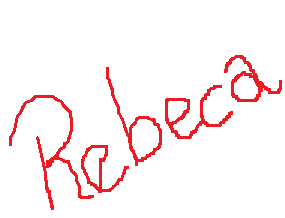
#> input picture Pictures/ENCRIPTADO.png, 285 x 218 px, found by its file name
$ jupyter execute --allow-errors Laboratorio3.ipynb
#> lines starting #> are read from the running program, lines starting #| are printed output that depends on the picture; after the words box and inside, x2 and y2 are one past the last pixel; in counts of white or black regions, pixels touching at a corner belong together
[cell 1]
import cv2
import numpy as np
import matplotlib.pyplot as plt

[cell 2]
from google.colab import drive
drive.mount('/content/drive')

Implementa una función con la forma mostrada en la figura 1, para modificar una imagen arbitraria.

[cell 3]
funcion = np.arange(256)
funcion[100: 130]=180

plt.plot(funcion)
#> figure, not shown here; curve peaks at x = 255, y = 255

[cell 4]
#A menos que se refiera a que en base a la funcion anterior tu ingreses cualquier imagen
imgData = "../content/drive/MyDrive/LAB3 PDSEI/ENCRIPTADO.png"

[cell 5]
funcion_ejemplo = np.arange(256)
funcion_ejemplo[100: 130]=180


img = cv2.imread(imgData,0)
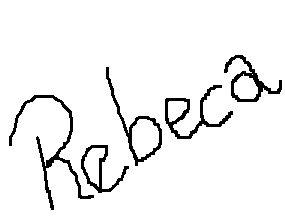
#> img: shape (218, 285); values 138 (black) and 255 (white), 94.4% white; 5 black regions, box (x1, y1, x2, y2) and area: (9, 95, 94, 210) 991, (165, 85, 233, 139) 735, (224, 55, 282, 102) 641, (106, 67, 162, 166) 640, (81, 145, 129, 193) 503
img_out = np.empty_like(img)
for m in range(img.shape[0]):
  for n in range(img.shape[1]):
    img_out[m,n] = funcion_ejemplo[img[m,n]]
#img.shape te da una tupal, primero filas, segundo columnas

#plt.plot(funcion_ejemplo)
plt.imshow(img_out, cmap='gray', vmin=0, vmax=255)

#ENCRIPTADO

Encripta un mensaje en dentro de una imagen usando descomposición en capas de bits. Al descomponer la imagen se debe apreciar el resultado mostrado en la figura

[cell 6]
mensaje = "../content/drive/MyDrive/LAB3 PDSEI/ENCRIPTADO.png"

[cell 7]
message = cv2.imread(mensaje, 0)
message_resize_lancz = cv2.resize(message, None, fx=1.403, fy=2.292, interpolation=cv2.INTER_LANCZOS4)
#Para aumento o reduccion es hasta el 3er decimal
print(message.shape)
#| (218, 285)
print(message_resize_lancz.shape)
#| (500, 400)
plt.imshow(message_resize_lancz, cmap='gray')

[cell 8]
mes = message_resize_lancz
men7 = cv2.bitwise_and(mes, 128)
#> men7: shape (500, 400); values 0 (black) and 128 (white), 99.2% white; black in thin lines or dots, all inside (x1, y1, x2, y2) = (13, 127, 395, 480)
men6 = cv2.bitwise_and(mes, 64)
#> men6: shape (500, 400); values 0 (black) and 64 (white), 95.3% white; 11 black regions (6 under 20 px), largest, box (x1, y1, x2, y2) and area: (13, 218, 132, 481) 2687, (231, 195, 327, 319) 1962, (314, 126, 396, 234) 1715, (149, 154, 227, 380) 1677, (114, 332, 181, 442) 1357
men5 = cv2.bitwise_and(mes, 32)
#> men5: shape (500, 400); values 0 (black) and 32 (white), 95.3% white; 59 black regions (54 under 20 px), largest, box (x1, y1, x2, y2) and area: (12, 217, 132, 482) 2578, (231, 194, 327, 319) 1951, (148, 153, 228, 378) 1753, (314, 126, 396, 234) 1665, (113, 333, 181, 443) 1345
men4 = cv2.bitwise_and(mes, 16)
#> men4: shape (500, 400); values 0 (black) and 16 (white), 95.7% white; black in thin lines or dots, all inside (x1, y1, x2, y2) = (12, 125, 396, 482)
men3 = cv2.bitwise_and(mes, 8)
men2 = cv2.bitwise_and(mes, 4)
#> men2: shape (500, 400); values 0 (black) and 4 (white), 94.8% white; black in thin lines or dots, all inside (x1, y1, x2, y2) = (9, 121, 399, 486)
men1 = cv2.bitwise_and(mes, 2)
#> men1: shape (500, 400); values 0 (black) and 2 (white), 95% white; black in thin lines or dots, all inside (x1, y1, x2, y2) = (9, 121, 399, 487)
men0 = cv2.bitwise_and(mes, 1)
#> men0: shape (500, 400); values 0 (black) and 1 (white), 94.7% white; black in thin lines or dots, all inside (x1, y1, x2, y2) = (9, 120, 399, 487)

plt.figure(figsize=(15,10))
plt.subplot(331)
plt.imshow(men0, cmap='gray')
plt.subplot(332)
plt.imshow(men1, cmap='gray')
plt.subplot(333)
plt.imshow(men2, cmap='gray')
plt.subplot(334)
plt.imshow(men3, cmap='gray')
plt.subplot(335)
plt.imshow(men4, cmap='gray')
plt.subplot(336)
plt.imshow(men5, cmap='gray')
plt.subplot(337)
plt.imshow(men6, cmap='gray')
plt.subplot(338)
plt.imshow(men7, cmap='gray')
plt.subplot(338)
plt.imshow(mes, cmap='gray', vmin=0,vmax=255)

[cell 9]
img_mensaje = men7 + men6
plt.imshow(img_mensaje, cmap='gray',vmin=0,vmax=255)

[cell 10]
foto = '../content/drive/MyDrive/LAB3 PDSEI/condor.jpg'

[cell 11]
foto2 = cv2.imread(foto, 0)
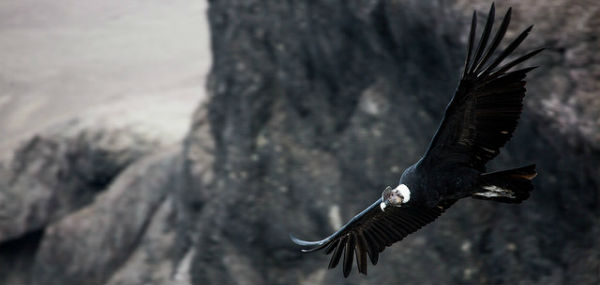
#> input picture Pictures/condor.jpg, 600 x 285 px, found by its file name
#> foto2: shape (285, 600); min 0, max 255, mean 81
foto2_INTER_LANCZOS4 = cv2.resize(foto2, None, fx=0.667, fy=1.755, interpolation=cv2.INTER_LANCZOS4)
print(foto2.shape)
#| (285, 600)
print(foto2_INTER_LANCZOS4.shape)
#| (500, 400)
plt.imshow(foto2_INTER_LANCZOS4, cmap='gray')

[cell 12]
photo = foto2_INTER_LANCZOS4
ph7 = cv2.bitwise_and(photo, 128)
#> ph7: shape (500, 400); values 0 (black) and 128 (white), 20.2% white; 45 white regions (21 under 20 px), largest, box (x1, y1, x2, y2) and area: (0, 0, 142, 366) 36829, (103, 444, 128, 500) 613, (126, 253, 142, 303) 430
ph6 = cv2.bitwise_and(photo, 64)
#> ph6: shape (500, 400); values 0 (black) and 64 (white), 39.6% white; 159 white regions (112 under 20 px), largest, box (x1, y1, x2, y2) and area: (0, 0, 277, 500) 45783, (44, 0, 140, 253) 15785, (261, 0, 400, 88) 6278
ph5 = cv2.bitwise_and(photo, 32)
#> ph5: shape (500, 400); values 0 (black) and 32 (white), 46.8% white; 321 white regions (207 under 20 px), largest, box (x1, y1, x2, y2) and area: (0, 0, 144, 458) 26914, (156, 0, 313, 377) 24661, (259, 345, 400, 500) 12078
ph4 = cv2.bitwise_and(photo, 16)
#> ph4: shape (500, 400); values 0 (black) and 16 (white), 46.9% white; 552 white regions (370 under 20 px), largest, box (x1, y1, x2, y2) and area: (0, 0, 173, 500) 29084, (323, 39, 400, 478) 12594, (146, 129, 288, 500) 10277
ph3 = cv2.bitwise_and(photo, 8)
#> ph3: shape (500, 400); values 0 (black) and 8 (white), 49.6% white; 607 white regions (477 under 20 px), largest, box (x1, y1, x2, y2) and area: (0, 0, 400, 500) 84625, (343, 337, 397, 500) 1652, (331, 209, 372, 329) 1090
ph2 = cv2.bitwise_and(photo, 4)
#> ph2: shape (500, 400); values 0 (black) and 4 (white), 49.8% white in thin lines or dots
ph1 = cv2.bitwise_and(photo, 2)
#> ph1: shape (500, 400); values 0 (black) and 2 (white), 49.9% white in thin lines or dots
ph0 = cv2.bitwise_and(photo, 1)
#> ph0: shape (500, 400); values 0 (black) and 1 (white), 49.9% white in thin lines or dots

plt.figure(figsize=(15,10))
plt.subplot(331)
plt.imshow(ph0, cmap='gray')
plt.subplot(332)
plt.imshow(ph1, cmap='gray')
plt.subplot(333)
plt.imshow(ph2, cmap='gray')
plt.subplot(334)
plt.imshow(ph3, cmap='gray')
plt.subplot(335)
plt.imshow(ph4, cmap='gray')
plt.subplot(336)
plt.imshow(ph5, cmap='gray')
plt.subplot(337)
plt.imshow(ph6, cmap='gray')
plt.subplot(338)
plt.imshow(ph7, cmap='gray')
plt.subplot(338)
plt.imshow(photo, cmap='gray', vmin=0,vmax=255)

[cell 13]
img_photo = ph7 + ph6 + ph5 + ph4 + ph3
plt.imshow(img_photo, cmap='gray',vmin=0,vmax=255)

[cell 14]
foto_encriptada = men3 + men2 + men1  + ph7 + ph6 + ph5 + ph4 + ph3
plt.imshow(foto_encriptada, cmap='gray',vmin=0,vmax=255)

[cell 15]
photo2 = foto_encriptada
pho7 = cv2.bitwise_and(photo2, 128)
#> pho7: shape (500, 400); values 0 (black) and 128 (white), 21.5% white; 72 white regions (48 under 20 px), largest, box (x1, y1, x2, y2) and area: (0, 0, 142, 403) 39065, (102, 440, 129, 500) 723, (76, 441, 98, 495) 570
pho6 = cv2.bitwise_and(photo2, 64)
#> pho6: shape (500, 400); values 0 (black) and 64 (white), 49.4% white; 174 white regions (136 under 20 px), largest, box (x1, y1, x2, y2) and area: (0, 0, 284, 500) 58146, (34, 0, 140, 255) 20229, (260, 0, 400, 117) 7918
pho5 = cv2.bitwise_and(photo2, 32)
#> pho5: shape (500, 400); values 0 (black) and 32 (white), 44.4% white; 464 white regions (352 under 20 px), largest, box (x1, y1, x2, y2) and area: (0, 0, 145, 467) 22599, (189, 0, 315, 371) 19224, (272, 337, 400, 500) 12462
pho4 = cv2.bitwise_and(photo2, 16)
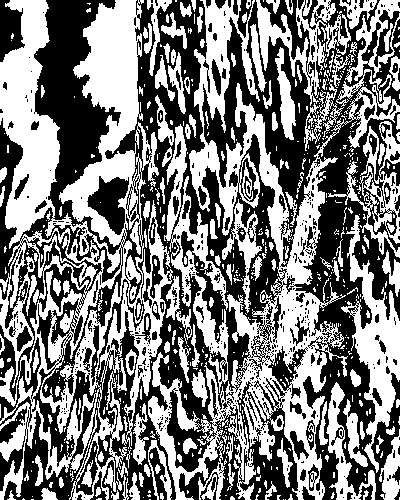
#> pho4: shape (500, 400); values 0 (black) and 16 (white), 48.8% white; 616 white regions (464 under 20 px), largest, box (x1, y1, x2, y2) and area: (0, 0, 173, 500) 35962, (148, 0, 400, 500) 25453, (341, 215, 400, 473) 4738
pho3 = cv2.bitwise_and(photo2, 8)
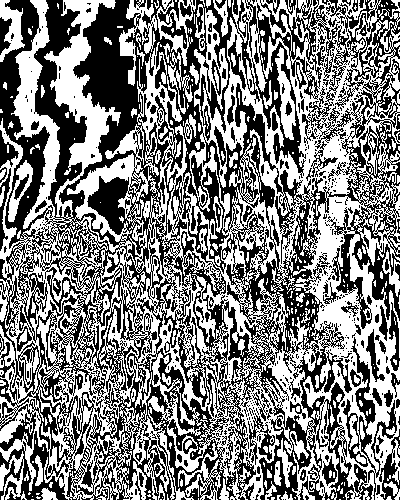
#> pho3: shape (500, 400); values 0 (black) and 8 (white), 50.1% white; 644 black regions (531 under 20 px), largest, box (x1, y1, x2, y2) and area: (0, 0, 400, 500) 87083, (343, 337, 397, 500) 1652, (379, 429, 400, 500) 560
pho2 = cv2.bitwise_and(photo2, 4)
pho1 = cv2.bitwise_and(photo2, 2)
pho0 = cv2.bitwise_and(photo2, 1)
#> pho0: shape (500, 400); every value is 0

plt.figure(figsize=(15,10))
plt.subplot(331)
plt.imshow(pho0, cmap='gray')
plt.subplot(332)
plt.imshow(pho1, cmap='gray')
plt.subplot(333)
plt.imshow(pho2, cmap='gray')
plt.subplot(334)
plt.imshow(pho3, cmap='gray')
plt.subplot(335)
plt.imshow(pho4, cmap='gray')
plt.subplot(336)
plt.imshow(pho5, cmap='gray')
plt.subplot(337)
plt.imshow(pho6, cmap='gray')
plt.subplot(338)
plt.imshow(pho7, cmap='gray')
plt.subplot(338)
plt.imshow(photo2, cmap='gray', vmin=0,vmax=255)

Implementa el algoritmo de especificación de histograma de una imagen en escala de grises, cuyo procedimiento se resume en la figura 3

[cell 16]
IMAGEN_BASE_MACHU_PICHU = "../content/drive/MyDrive/LAB3 PDSEI/machu_pichu.jpg"
IMAGEN_MODIFICAR_SACSAYHUAMAN = "/content/drive/MyDrive/LAB3 PDSEI/Sacsayhuaman.png"

[cell 17]
#SE LEE LA IMAGEN DE BASE Y SE PASA A ESCALA DE GRISES
IMAGEN_BASE = cv2.imread(IMAGEN_BASE_MACHU_PICHU, 0)
#> (the rest of this cell did not finish here and is left out)

#> (a cell that did not finish here is left out)

#> (a cell that did not finish here is left out)

[cell 20]
color = ('r*', 'gs', 'b@')
#> (the rest of this cell did not finish here and is left out)

[cell 21]
#SE LEE LA IMAGEN A MODIFICAR Y SE PASA A ESCALA DE GRISES
IMAGEN_MOD = cv2.imread(IMAGEN_MODIFICAR_SACSAYHUAMAN,0)
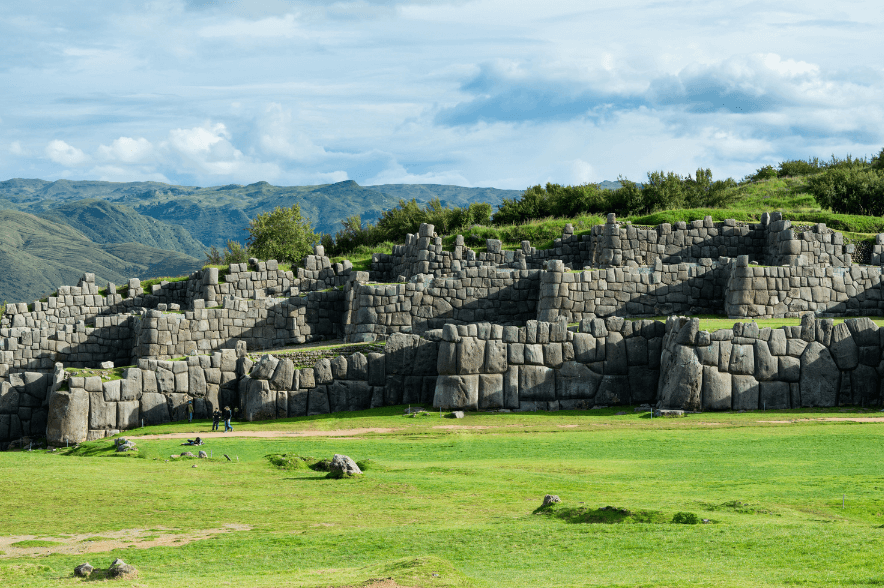
#> input picture Pictures/Sacsayhuaman.png, 884 x 588 px, found by its file name
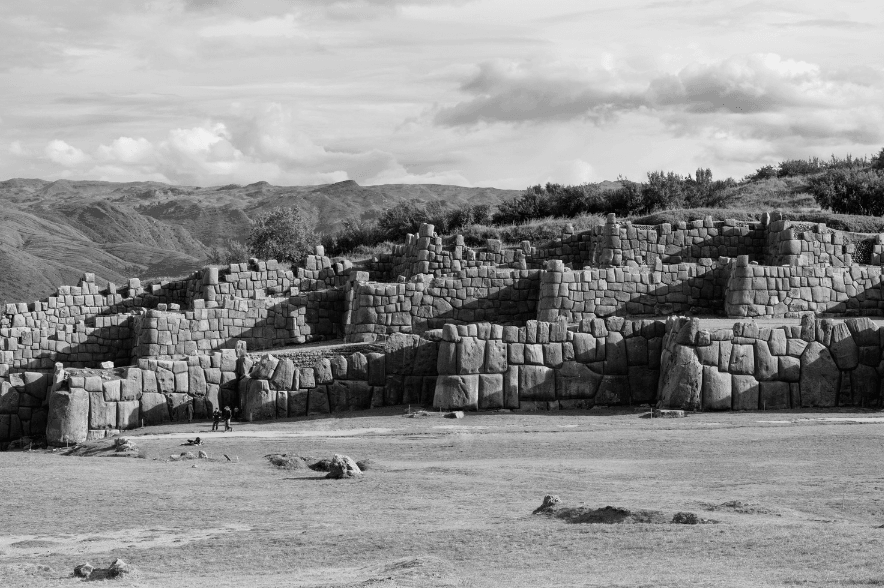
#> IMAGEN_MOD: shape (588, 884); min 5, max 240, mean 144.5
IMAGEN_MOD_GRAY = cv2.cvtColor(IMAGEN_MOD, cv2.COLOR_BGR2RGB)
np.histogram (IMAGEN_MOD_GRAY, 256, [0,256])

[cell 22]
plt.imshow(IMAGEN_MOD_GRAY)

[cell 23]
#HISTOGRAMA DE LA IMAGEN A MODIFICAR
hist1, bins1 = np.histogram (IMAGEN_MOD_GRAY, 256, [0,256])
#> hist1 = 256 values, max 51972 at index 206, min 0 at index 0, mean 6091.3; bins1 = 257 values from 0 to 256
plt.bar(np.arange(256), hist1)
plt.show()
#> figure, not shown here; tallest bar 51972 high, from x = 205.6 to 206.4

[cell 24]
color = ('r*', 'gs', 'b@')
for i, col in enumerate(color):
    hist=cv2.calcHist([IMAGEN_MOD_GRAY], [0], None,[256], [0,256])
#       LA IMAGEN SE TOMA DEL PLOTEO ANTERIOR
    plt.plot(hist)
#> figure, not shown here; curve peaks at x = 206, y = 17324; curve peaks at x = 206, y = 17324; curve peaks at x = 206, y = 17324

#> (a cell that did not finish here is left out)

#> (a cell that did not finish here is left out)

#> (a cell that did not finish here is left out)

#TEST DE COMPROBACION

##Averigüe como crear un histograma en 2d con OpenCV.

[cell 28]
#OpenCV
img2= cv2.imread('../Imagenes/delfin.jpg')
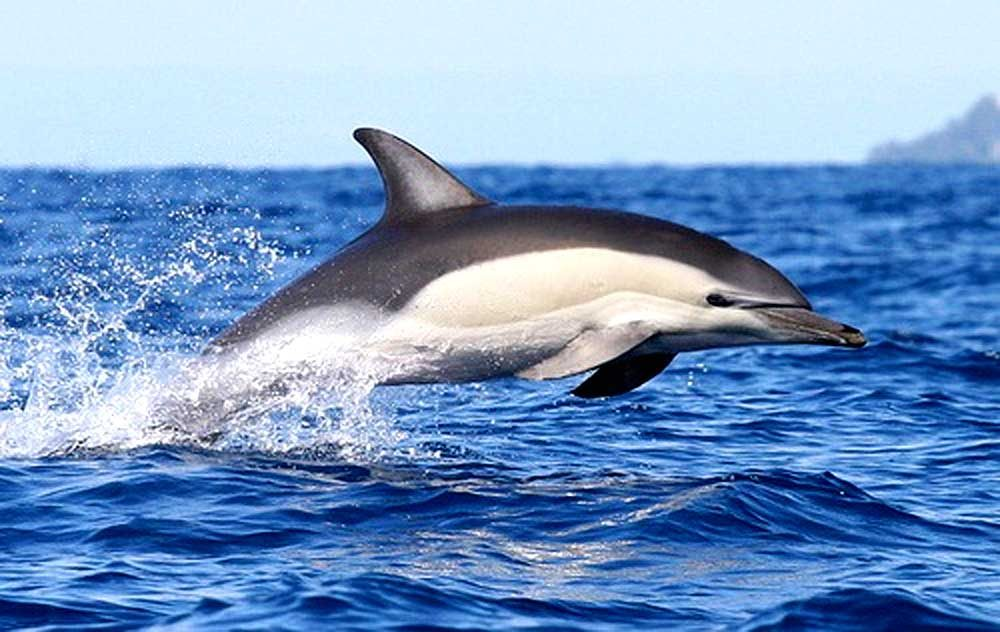
#> input picture Imagenes/delfin.jpg, 1000 x 632 px, found by its file name
#> img2 is the input picture: shape (632, 1000, 3); mean B, G, R 198.2, 154.2, 119.4
cv2.imshow('Image', img2)
cv2.waitKey(0)

channels = cv2.split(img2)
channel_pairs = [(channels[1], channels[0]), (channels[1], channels[2]), (channels[0], channels[2])]
pairs_titles=['G&B','G&R','B&R']

fig = plt.figure()

for position, (chs, title) in enumerate (zip (channel_pairs, pairs_titles), start=1):
    # Añadimos un subgráfico correspondiente al par actual.
    ax = fig.add_subplot(130+ position)

    # Calculamos el histograma
    histogram = cv2.calcHist(chs, [0, 1], None, [32, 32], [0, 256, 0, 256])
    # Dibujamos el histograma y lo titulamos.
    p = ax.imshow(histogram, interpolation="nearest")
    ax.set_title(f'20 Hist. de {title}')

    # Añadimos a la leyenda una barra de color para ayudarnos a interpretar el histograma.
    plt.colorbar(p)
#> this loop made 3 passes
#> title on passes 1 to 3: 'G&B', 'G&R', 'B&R'
#> pass 1, `histogram = cv2.calcHist(chs, [0, 1], None, [32, 32], [0, 256, 0, 256])`:
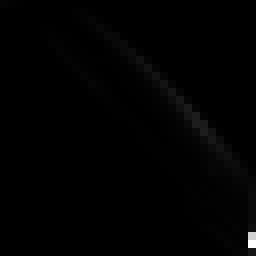
#> histogram: shape (32, 32) float32 (shown 8 times larger); min 0, max 86378, mean 617.2; drawn with min black and max white
# Mostramos el resultado.
plt.show()
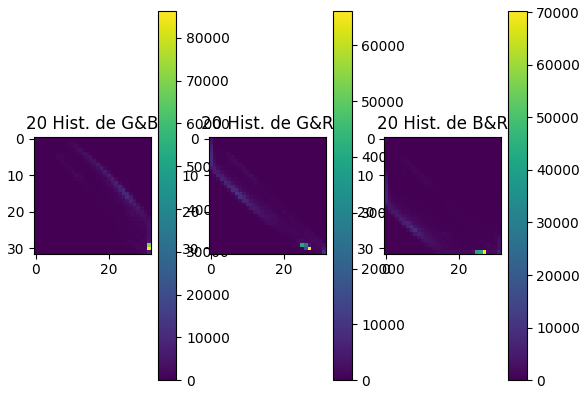
#> figure drawn by matplotlib, 6 panels
#Imprimimos las dimensiones del histograma.
print(f'Histograma 20 de dimensiones {histogram.shape} con un total de {histogram.flatten().shape[0]} valores.')
#| Histograma 20 de dimensiones (32, 32) con un total de 1024 valores.

# Cerramos Los gráficos y ventanas creadas.
plt.close()
cv2.destroyAllWindows()

[cell 29]
#OpenCV (otra forma)
img2= cv2.imread('../Imagenes/delfin.jpg')
channels = cv2.split(img2)
colors = ("b", "g", "r")        # Inicializar una tupla
plt.figure()
plt.title("Color de Histograma")
plt.xlabel("Bins")
plt.ylabel("Numero de Pixeles")

for (i, col) in zip(channels, colors):       # Recorrer los canales de la imagen
    hist = cv2.calcHist([i], [0], None, [256], [0, 256])   # Crear un histograma para el canal actual
    plt.plot(hist, color = col)      # Plotea el histograma
    plt.xlim([0, 256])
#> this loop made 3 passes
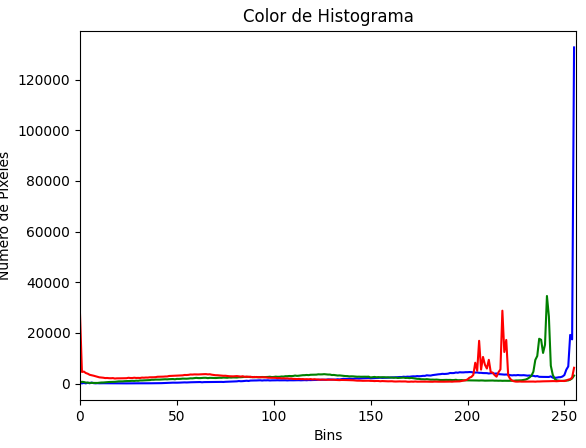
#> figure drawn by matplotlib, 1 panel; curve peaks at x = 255, y = 132739; curve peaks at x = 241, y = 34569; curve peaks at x = 218, y = 28760
